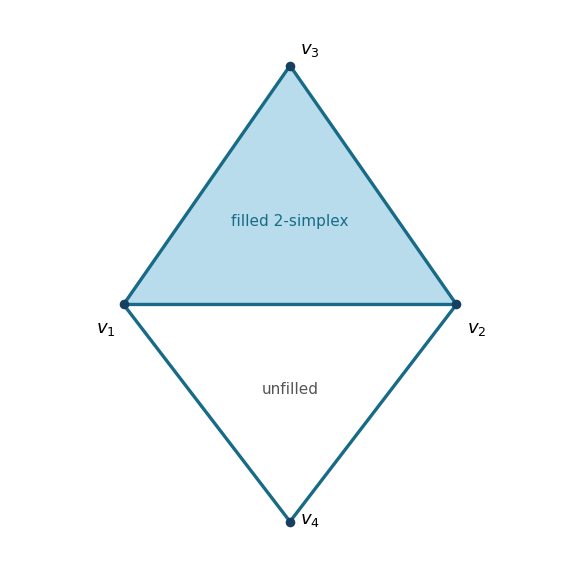

Source code (Python):
#!/usr/bin/env python3
"""Draw the simplicial complex in 2020 Part II Paper 3, Question 20."""

from pathlib import Path

import matplotlib.pyplot as plt
from matplotlib.patches import Polygon


OUTPUT = Path(Path(__file__).stem + ".png")

vertices = {
    "v1": (-1.15, 0.0),
    "v2": (1.15, 0.0),
    "v3": (0.0, 1.65),
    "v4": (0.0, -1.5),
}

fig, ax = plt.subplots(figsize=(5.8, 5.8))
filled = Polygon(
    [vertices["v1"], vertices["v2"], vertices["v3"]],
    closed=True,
    facecolor="#b9dced",
    edgecolor="#176b87",
    linewidth=2.4,
)
ax.add_patch(filled)

for first, second in [("v1", "v4"), ("v2", "v4")]:
    x = [vertices[first][0], vertices[second][0]]
    y = [vertices[first][1], vertices[second][1]]
    ax.plot(x, y, color="#176b87", linewidth=2.4)

label_offsets = {
    "v1": (-0.19, -0.20),
    "v2": (0.07, -0.20),
    "v3": (0.07, 0.08),
    "v4": (0.07, -0.02),
}
for name, (x, y) in vertices.items():
    ax.scatter([x], [y], s=35, color="#173f5f", zorder=3)
    dx, dy = label_offsets[name]
    ax.text(x + dx, y + dy, f"${name[0]}_{name[1]}$", fontsize=13)

ax.text(0.0, 0.54, "filled 2-simplex", color="#176b87", ha="center", fontsize=11)
ax.text(0.0, -0.62, "unfilled", color="#555555", ha="center", fontsize=11)
ax.set_aspect("equal")
ax.set_xlim(-1.55, 1.55)
ax.set_ylim(-1.8, 2.0)
ax.set_axis_off()
fig.tight_layout()
fig.savefig(OUTPUT, dpi=100, facecolor="white")
